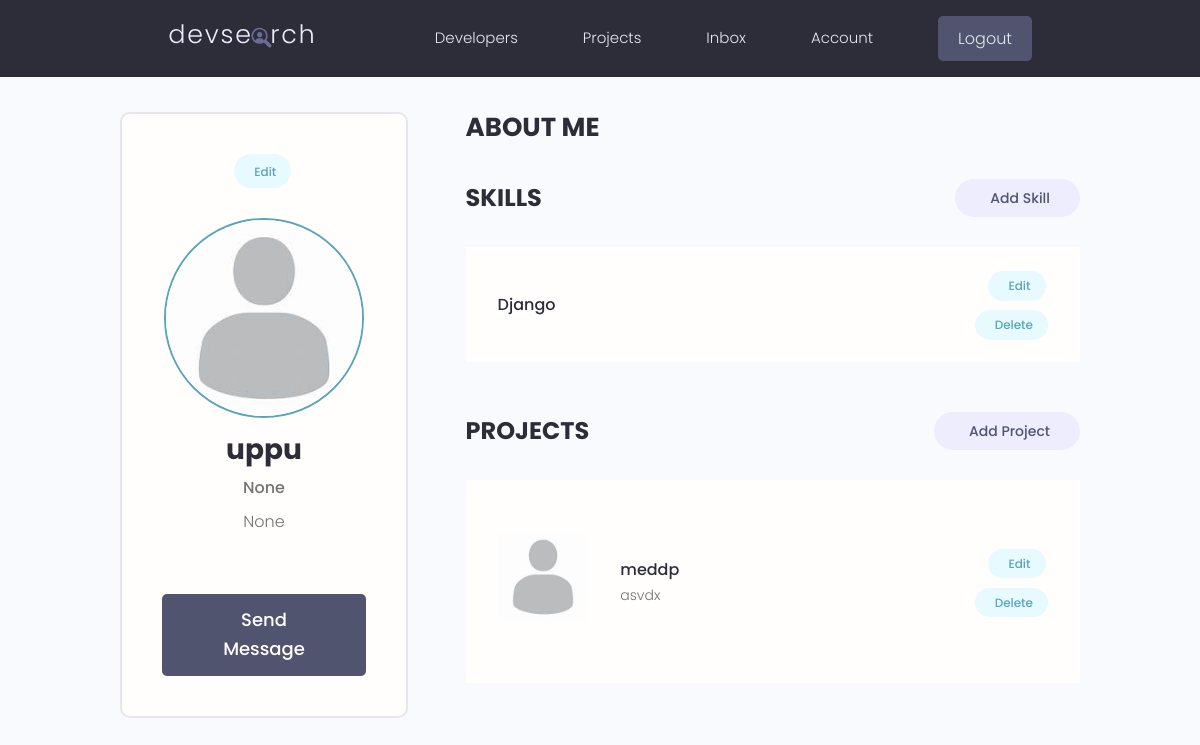
Page /account/ (signed in) on the committed database.
### users/models.py (models this page shows, shortened)
class Profile(models.Model):
    user = models.OneToOneField(User, on_delete=models.CASCADE,null=True,blank=True)
    name = models.CharField(max_length=200,blank=True,null=True)
    email = models.EmailField(max_length=500,blank=True,null=True)
    username =models.CharField(max_length=200,blank=True,null=True)
    location =models.CharField(max_length=200,blank=True,null=True)
    short_intro = models.CharField(max_length=200,blank=True,null=True)
    bio =models.TextField(blank=True,null=True)
    profile_image=models.ImageField(null=True,blank=True,upload_to='profiles/',default='profiles/default.jpg')
    social_github = models.CharField(max_length=200,blank=True,null=True)
    social_twitter = models.CharField(max_length=200,blank=True,null=True)
    social_linkedin = models.CharField(max_length=200,blank=True,null=True)
    social_youtube = models.CharField(max_length=200,blank=True,null=True)
    social_website = models.CharField(max_length=200,blank=True,null=True)
    created = models.DateTimeField(auto_now_add=True)
    id = models.UUIDField(default=uuid.uuid4,unique=True,primary_key=True,editable=False)

class Skill(models.Model):
    owner =models.ForeignKey(Profile,on_delete=models.CASCADE,null=True,default=True)
    name=models.CharField(max_length=200,null=True,default=True)
    description = models.TextField(null=True,blank=True)
    created = models.DateTimeField(auto_now_add=True)
    id = models.UUIDField(default=uuid.uuid4,unique=True,primary_key=True,editable=False)

### projects/models.py (models this page shows, shortened)
class Project(models.Model):
    owner = models.ForeignKey(Profile, null=True, blank=True, on_delete=models.SET_NULL)
    title = models.CharField(max_length=200)
    description = models.TextField(null=True, blank=True)
    fetured_image = models.ImageField(null=True, blank=True, default="default.jpg")
    demo_link = models.CharField(max_length=2000, null=True, blank=True)
    source_link = models.CharField(max_length=2000, null=True, blank=True)
    tags = models.ManyToManyField('Tag', blank=True)
    Vote_total = models.IntegerField(default=0, null=True, blank=True)
    Vote_ratio = models.IntegerField(default=0, null=True, blank=True)
    created = models.DateTimeField(auto_now_add=True)
    id = models.UUIDField(default=uuid.uuid4, unique=True, primary_key=True, editable=False)
    class Meta:
        ordering = ['-Vote_ratio','-Vote_total','title']

### users/views.py (the view)
# urls.py: path('account/',views.userAccount, name="account"),
@login_required(login_url='login')
def userAccount(request):
    profile=request.user.profile
    Skills=profile.skill_set.all()
    projects=profile.project_set.all()
    context={'profile':profile,'Skills':Skills,'projects':projects}
    return render(request,'users/account.html',context)

### users/templates/users/account.html (shortened to what this page needs)
{% extends 'main.html' %}
{% block content %}
  <main class="settingsPage profile my-md">
    <div class="container">
      <div class="layout">
        <div class="column column--1of3">
          <div class="card text-center">
            <div class="card__body dev">
              <a class="tag tag--pill tag--main settings__btn" href="{% url 'edit-account' %}"> Edit</a>
              <img class="avatar avatar--xl dev__avatar" src="{{profile.profile_image.url}}" />
              <h2 class="dev__name">{{profile.name}}</h2>
              <p class="dev__title">{{profile.short_intro}}</p>
              <p class="dev__location">{{profile.location}}</p>
              <a href="#" class="btn btn--sub btn--lg">Send Message </a>
            </div>
          </div>
        </div>
        <div class="column column--2of3">
          <div class="devInfo">
            <h3 class="devInfo__title">About Me</h3>
          </div>
          <div class="settings">
            <h3 class="settings__title">Skills</h3>
            <a class="tag tag--pill tag--sub settings__btn tag--lg" href="{% url 'create-skill' %}"> Add Skill</a>
          </div>
          {% for skill in Skills %}
          <table class="settings__table">
            <tr>
              <td class="settings__tableInfo">
                <h4>{{skill.name}}</h4>
              </td>
              <td class="settings__tableActions">
                <a class="tag tag--pill tag--main settings__btn" href="{% url 'update-skill' skill.id %}"> Edit</a>
                <a class="tag tag--pill tag--main settings__btn" href="{% url 'delete-skill' skill.id %}">
                  Delete</a>
              </td>
            </tr>
            {% endfor %}
          </table>
          <div class="settings">
            <h3 class="settings__title">Projects</h3>
            <a class="tag tag--pill tag--sub settings__btn tag--lg" href="{% url 'create-project' %}"> Add Project</a>
          </div>
          {% for project in projects %}
          <table class="settings__table">
            <tr>
              <td class="settings__thumbnail">
                <a href="{% url 'project' project.id %}"><img src="{{project.fetured_image.url}}" alt="Project Thumbnail" /></a>
              </td>
              <td class="settings__tableInfo">
                <a href="{% url 'project' project.id %}">{{project.title}}</a>
                <p>{{project.description|slice:"150"}}</p>
              </td>
              <td class="settings__tableActions">
                <a class="tag tag--pill tag--main settings__btn" href="{% url 'update-project' project.id %}"> Edit</a>
                <a class="tag tag--pill tag--main settings__btn" href="{% url 'delete-project' project.id %}">
                  Delete</a>
              </td>
            </tr>
            {% endfor %}
          </table>
        </div>
      </div>
    </div>
  </main>
  {% endblock content %}

### static/styles/app.css (style rules this page uses)
:root { --color-sub: #2d2d39; }
.btn--sub { background-color: var(--color-sub-light); }
.card { border: 2px solid var(--color-light); }
img { width: 100%; }
.profile .card > .dev { padding: 4rem; }
.dev__avatar { display: block; margin: auto; }
.dev__name { color: var(--color-sub); font-size: 2.8rem; font-weight: 700; margin-top: 1rem; margin-bottom: 0.5rem; }
.dev__title { font-size: 1.6rem; font-weight: 500; line-height: 1.3; }
.dev__location { margin-top: 1rem; }
.devInfo { margin-bottom: 3rem; }
.devInfo__title, .devInfo__subtitle { font-size: 2.6rem; color: var(--color-sub); text-transform: uppercase; font-weight: 700; margin-bottom: 1.5rem; }
.settingsPage .dev > .settings__btn { display: inline-block; margin-bottom: 3rem; }
.settings { display: flex; justify-content: space-between; align-items: center; }
.settings__title { font-size: 2.4rem; text-transform: uppercase; font-weight: 700; color: var(--color-sub); }
.settings__table { margin-top: 3rem; margin-bottom: 5rem; padding: 0 3rem; background: var(--color-white); }
.settings__table tr { width: 100%; }
.settings__table tr > td { padding: 2rem 0; }
.settings__thumbnail { width: 23%; min-width: 10rem; }
.settings__thumbnail img { padding-right: 3rem; height: 15rem; object-fit: contain; }
.settings__tableInfo { width: 100%; }
.settings__tableInfo h4, .settings__tableInfo a { padding-right: 1rem; width: auto; font-size: 1.6rem; font-weight: 500; color: var(--color-sub); }
.settings__tableInfo p { font-size: 1.4rem; }
.settings__tableActions { text-align: right; }

### static/uikit/styles/modules/_variables.css (style rules this page uses)
:root { --color-main: #5aa5b9; --color-main-light: #e6faff; --color-sub: #3f4156; --color-sub-light: #51546e; --color-sub-lighter: #ededfd; --color-text: #737373; --color-gray: #8b8b8b; --color-light: #e5e7eb; --color-light-gray: #767676; --color-bg: #f8fafd; --color-white: #fffefd; --color-white-light: #f3f3f3; --color-success: #359e64; --color-success-bg: #def8e8; --color-error: #fc4b0b; --color-error-bg: #fff2ee; --font-base: 'Poppins', arial, helvetica, 'Segoe UI', roboto, ubuntu, sans-serif; --font-monospace: 'Fira Code', 'Courier New', courier, monospace; --font-regular: 300; --font-medium: 500; --font-bold: 700; --generic-shadow: 1px 1px 5px #00000010; --generic-transition: all 0.3s ease-in-out; }

### static/uikit/styles/modules/_base.css (style rules this page uses)
* { margin: 0; padding: 0; box-sizing: border-box; text-rendering: optimizeLegibility; color: inherit; font-size: inherit; }
html { font-size: 50%; }
@media only screen and (min-width: 480px) { html { font-size: 56.25%; } }
@media only screen and (min-width: 1200px) { html { font-size: 62.5%; } }
body { line-height: 1.6; font-weight: 400; font-size: 1.5rem; color: var(--color-text); background-color: var(--color-bg); min-height: 100vh; }

### static/uikit/styles/modules/_typography.css (style rules this page uses)
* { font-family: var(--font-base); }
h2 { font-size: 3.6rem; font-weight: var(--font-bold); }
h3 { font-size: 3.2rem; font-weight: var(--font-medium); }
h4 { font-size: 2.8rem; font-weight: var(--font-medium); }
p, span, strong { font-size: 1.6rem; color: var(--color-text); font-weight: var(--font-regular); }
a { padding-bottom: 2px; text-decoration: none; display: inline-block; color: var(--color-main); font-weight: var(--font-medium); }

### static/uikit/styles/modules/_utilities.css (style rules this page uses)
.container { width: 92%; max-width: 165rem; margin: 0 auto; box-sizing: border-box; }
@media screen and (min-width: 1000px) { .container { width: 90%; } }
@media screen and (min-width: 1200px) { .container { width: 80%; } }
.text-center { text-align: center; }
.my-md { margin: 3rem auto; }

### static/uikit/styles/modules/_avatar.css (style rules this page uses)
.avatar { border-radius: 50%; border: 2px solid var(--color-main); object-fit: cover; }
.avatar--xl { height: 20rem; width: 20rem; }

### static/uikit/styles/modules/_button.css (style rules this page uses)
.btn { display: inline-block; position: relative; cursor: pointer; background-color: var(--color-light); font-weight: var(--font-medium); color: var(--color-sub); text-decoration: none; padding: 1rem 2rem; border-radius: 0.5rem; border: none; width: -webkit-fit-content; width: -moz-fit-content; width: fit-content; height: -webkit-fit-content; height: -moz-fit-content; height: fit-content; font-size: 1.6rem; outline-width: 0; outline-color: transparent; -webkit-backface-visibility: hidden; backface-visibility: hidden; transition: all 0.3s ease-in-out; }
.btn--sub { background-color: var(--color-sub); color: var(--color-white); }
.btn--lg { font-size: 1.8rem; padding: 1.2rem 4.5rem; }

### static/uikit/styles/modules/_layout.css (style rules this page uses)
.layout { display: flex; flex-flow: row wrap; justify-content: space-between; }
.layout > .column { margin-bottom: 3rem; }
.layout > .column.column--1of3 { flex-basis: 30%; }
.layout > .column.column--2of3 { flex-basis: 64%; }

### rows in the picture
Profile: profile_image (placeholder picture), name "uppu", short_intro "None", location "None"
Skill: name "Django"
Project: fetured_image (placeholder picture), title "meddp", description "asvdx"
